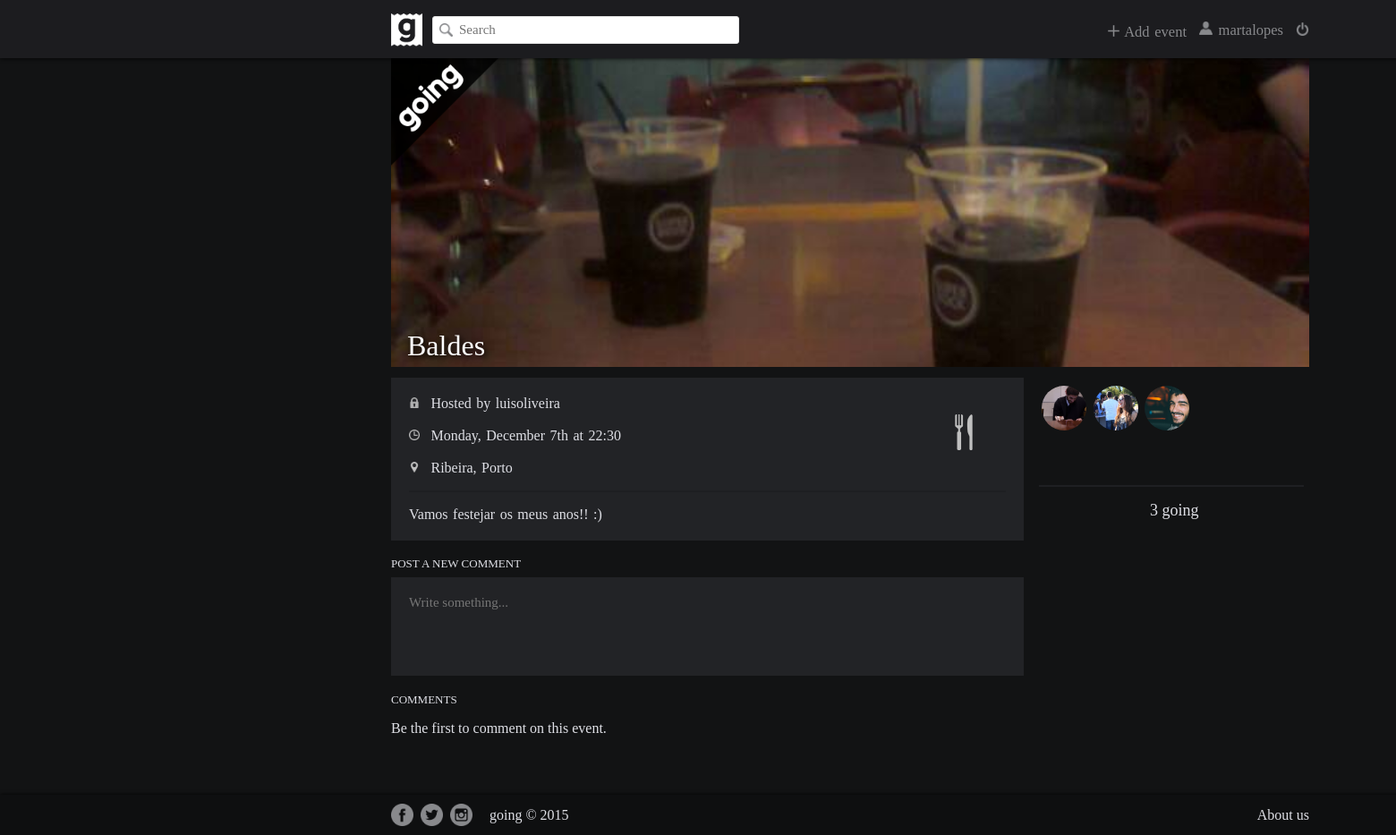
The page /index.php?page=event&id=14 (signed in) on the database as committed earlier.
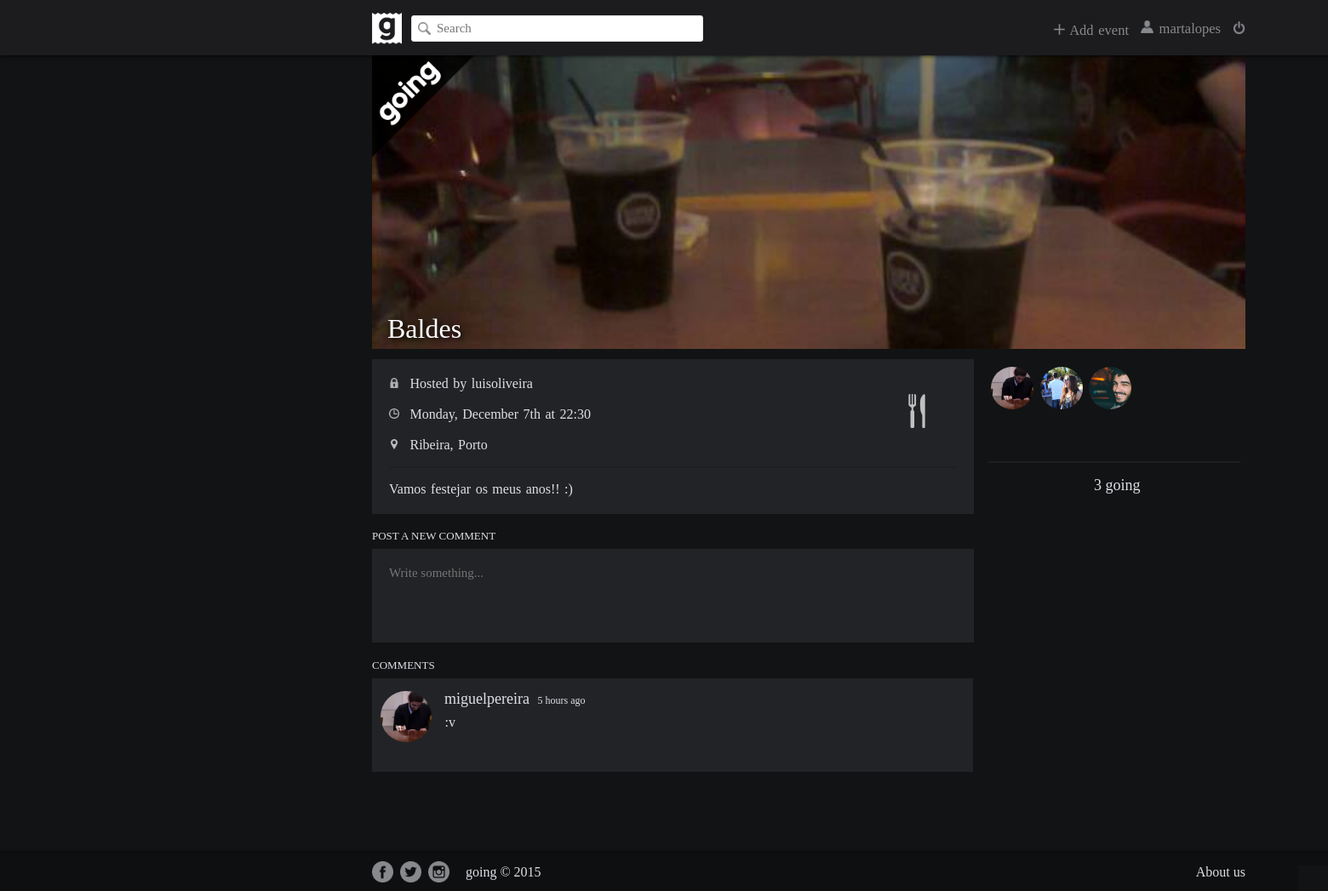
The same page on the database as committed later.
### tables this page shows
CREATE TABLE EventGuests (
	eventID INTEGER REFERENCES Events(eventID) ON DELETE CASCADE,
	userID INTEGER REFERENCES Users(userID),
	status TEXT NOT NULL, --invited or going
	PRIMARY KEY(eventID, userID)
);

CREATE TABLE Users (
	userID INTEGER PRIMARY KEY AUTOINCREMENT,
	username TEXT NOT NULL UNIQUE,
	password TEXT NOT NULL,
	email TEXT NOT NULL UNIQUE,
	avatar TEXT,
	accountDate DATE DEFAULT (datetime('now','localtime'))
);

CREATE TABLE Comments (
	commentID INTEGER PRIMARY KEY AUTOINCREMENT,
	content TEXT NOT NULL,
	eventID INTEGER REFERENCES Events(eventID) ON DELETE CASCADE,
	author INTEGER NOT NULL REFERENCES Users(userID),
	commentDate TEXT DEFAULT (datetime('now','localtime'))
);

### database/utilities.php (called while the page is built, shortened)
<?php
	function getEventByID($event_id) {
		global $db;
		$stmt = $db->prepare('SELECT * FROM Events WHERE eventID = ?');
		$stmt->execute(array($event_id));
		return $stmt->fetch();
	}
	function isUserGoing($user_id, $event_id) {
		global $db;
		$stmt = $db->prepare('SELECT * FROM EventGuests WHERE eventID = ? AND userID = ?');
		$stmt->execute(array($event_id, $user_id));
		if (!$stmt->fetch())
			return false;
		else
			return true;
	}
	function getEventComments($event_id) {
		global $db;
		$stmt = $db->prepare('SELECT * FROM Comments WHERE eventID = ?');
		$stmt->execute(array($event_id));
		$comments = $stmt->fetchAll();
		usort($comments, "sortComments");
		return $comments;
	}
	function getUserByID($user_id) {
		global $db;
		$stmt = $db->prepare('SELECT * FROM Users WHERE userID = ?');
		$stmt->execute(array($user_id));
		return $stmt->fetch();
	}
	function getGoings($event_id) {
		global $db;
		$stmt = $db->prepare('SELECT * FROM EventGuests WHERE eventID = ? AND status = ?');
		$stmt->execute(array($event_id, "going"));
		return $stmt->fetchAll();
	}
	function getTimeAgo($date) {
		$today = time();
		$dif = $today - strtotime($date);
		if ($dif < 60) {
			if ($dif == 1)
				return "{$dif} second ago";
			else
				return "{$dif} seconds ago";
		}
		else if ($dif < 3600) {
			$minutes = round($dif / 60);
			if ($minutes == 1)
				return "{$minutes} minute ago";
			else
				return "{$minutes} minutes ago";
		}
		else if ($dif < 86400) {
			$hours = round($dif / 3600);
			if ($hours == 1)
				return "{$hours} hour ago";
			else
				return "{$hours} hours ago";
		}
	}
?>

### pages/event.php (the view, shortened to what the changed rows need)
	<link rel="stylesheet" href="css/event.css">
	<link rel="stylesheet" href="css/navbar.css">
</head>
<div id="container">
<body>
	<?php
		include('database/connection_external.php');
		include('database/utilities.php');
		if (isset($event_id)) {
			$event = getEventByID($event_id);
			$host = getUsernameByID($event['host']);
			if ($event != null) {
				$event['going'] = isUserGoing($_SESSION['userID'], $event_id);
	?>
	<div id="event-container">
		<div id="event-banner" style='background: url("<?php echo $event['banner']?>") 50% 50% no-repeat; background-size: cover;'>
			<?php
				if($event['going']) {
			?>
			<div id="going-label" style="visibility: visible;"><img src="images/goingLabel.png" height="120" width="120"></div>
			<?php } ?>
			<div id="event-name"><?php echo $event['name']?></div>
		</div>
		<div id="going-info">
			<div id="going-avatars">
			<?php
				$goings = getGoings($event_id);
				if (!empty($goings)) {
					foreach ($goings as $going) {
						$user = getUserByID($going['userID']);
			?>
				<a href="index.php?page=profile&userid=<?php echo $user['userID'] ?>">
				<div class="going-avatar" style="background: url('<?php echo $user['avatar'] ?>') 50% 50% no-repeat; background-size: cover;" title="<?php echo $user['username'] ?>"></div>
				</a>
			<?php } } else { echo '<div id="no-goings">Nobody is attending this event.</div>'; }?>
			</div>
			<?php if (count($goings) != 0) { ?>
				<div class="line-divisor"></div>
				<div id="going-number"><?php echo count($goings) ?> going</div>
			<?php } ?>
		</div>
		<div id="event-info">
			<div id="event-type">
			</div>
			<ul>
			</ul>
		</div>
		<?php
			$can_comment = false;
			if (isUserGoing($_SESSION['userID'], $event_id) || $_SESSION['username'] == $host) {
				$can_comment = true;
		?>
		<div id="post-comment-title">POST A NEW COMMENT</div>
		<form id="comment-form" action="database/addcomment.php" method="post">
			<textarea id="comment-box" name="comment-box" rows="4" cols="50" placeholder="Write something..." required></textarea>
		</form>
		<?php } ?>
		<div id="comments-title">COMMENTS</div>
		<?php
			$comments = getEventComments($event_id);
			if (empty($comments)) {
				if ($can_comment) {
		?>
		<div id="no-comments">Be the first to comment on this event.</div>
		<?php } else { ?>
		<div id="no-comments">No comments to show.</div>
		<?php } } else
			foreach ($comments as $comment) {
				$author = getUserByID($comment['author']);
				$timeAgo = getTimeAgo($comment['commentDate']);
		?>
		<div class="comment-container">
			<a href="index.php?page=profile&userid=<?php echo $author['userID'] ?>">
			<div class="user-avatar" style="background: url('<?php echo $author['avatar'] ?>') 50% 50% no-repeat; background-size: cover;"></div>
			</a>
			<div class="username"><a href="index.php?page=profile&userid=<?php echo $author['userID'] ?>"><?php echo $author['username']?></a> <a title="<?php echo date("l, F jS \a\\t H:i:s", strtotime($comment['commentDate'])) ?>" class="comment-date"><?php echo $timeAgo ?></a></div>
			<div class="comment"><?php echo $comment['content']?></div>
		</div>
		<?php } ?>
	<?php } else {?>
	<div id="not-found">Event not found.</div>
	<?php } ?>
	<?php } else {?>
	<div id="not-found">Event not found.</div>
	<?php } ?>
	</div>

Rows that differ between the two databases and show on the page:
added comments: author.avatar (picture), author.username "miguelpereira", commentDate "5 hours ago", content ":v"
Other text that changed with them:
text no longer shown: "Be the first to comment on this event."
